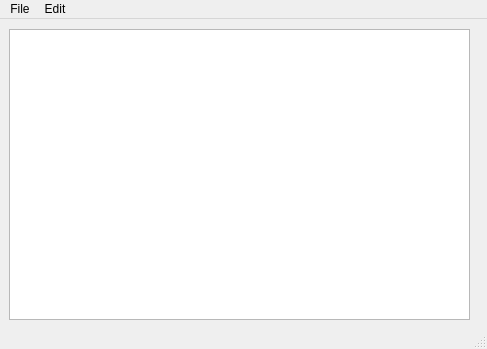
<?xml version="1.0" encoding="UTF-8"?>
<ui version="4.0">
 <class>Notepad</class>
 <widget class="QMainWindow" name="Notepad">
  <property name="geometry">
   <rect>
    <x>0</x>
    <y>0</y>
    <width>487</width>
    <height>349</height>
   </rect>
  </property>
  <property name="windowTitle">
   <string>Notepad</string>
  </property>
  <widget class="QWidget" name="centralwidget">
   <widget class="QWidget" name="verticalLayoutWidget">
    <property name="geometry">
     <rect>
      <x>9</x>
      <y>10</y>
      <width>461</width>
      <height>291</height>
     </rect>
    </property>
    <layout class="QVBoxLayout" name="verticalLayout">
     <item>
      <widget class="QTextEdit" name="textEdit"/>
     </item>
    </layout>
   </widget>
  </widget>
  <widget class="QMenuBar" name="menubar">
   <property name="geometry">
    <rect>
     <x>0</x>
     <y>0</y>
     <width>487</width>
     <height>21</height>
    </rect>
   </property>
   <widget class="QMenu" name="menuFile">
    <property name="title">
     <string>File</string>
    </property>
    <addaction name="actionNew"/>
    <addaction name="actionOpen"/>
    <addaction name="actionSave_as"/>
    <addaction name="actionExit"/>
   </widget>
   <widget class="QMenu" name="menuEdit">
    <property name="title">
     <string>Edit</string>
    </property>
    <addaction name="actionCopy"/>
    <addaction name="separator"/>
    <addaction name="actionPaste"/>
    <addaction name="actionCut"/>
    <addaction name="actionUndo"/>
    <addaction name="actionRedo"/>
   </widget>
   <addaction name="menuFile"/>
   <addaction name="menuEdit"/>
  </widget>
  <widget class="QStatusBar" name="statusbar"/>
  <action name="actionNew">
   <property name="text">
    <string>New</string>
   </property>
  </action>
  <action name="actionOpen">
   <property name="text">
    <string>Open</string>
   </property>
  </action>
  <action name="actionSave_as">
   <property name="text">
    <string>Save As</string>
   </property>
  </action>
  <action name="actionExit">
   <property name="text">
    <string>Exit</string>
   </property>
  </action>
  <action name="actionCopy">
   <property name="text">
    <string>Copy</string>
   </property>
  </action>
  <action name="actionPaste">
   <property name="text">
    <string>Paste</string>
   </property>
  </action>
  <action name="actionCut">
   <property name="text">
    <string>Cut</string>
   </property>
  </action>
  <action name="actionUndo">
   <property name="text">
    <string>Undo</string>
   </property>
  </action>
  <action name="actionRedo">
   <property name="text">
    <string>Redo</string>
   </property>
  </action>
 </widget>
 <resources/>
 <connections/>
</ui>
